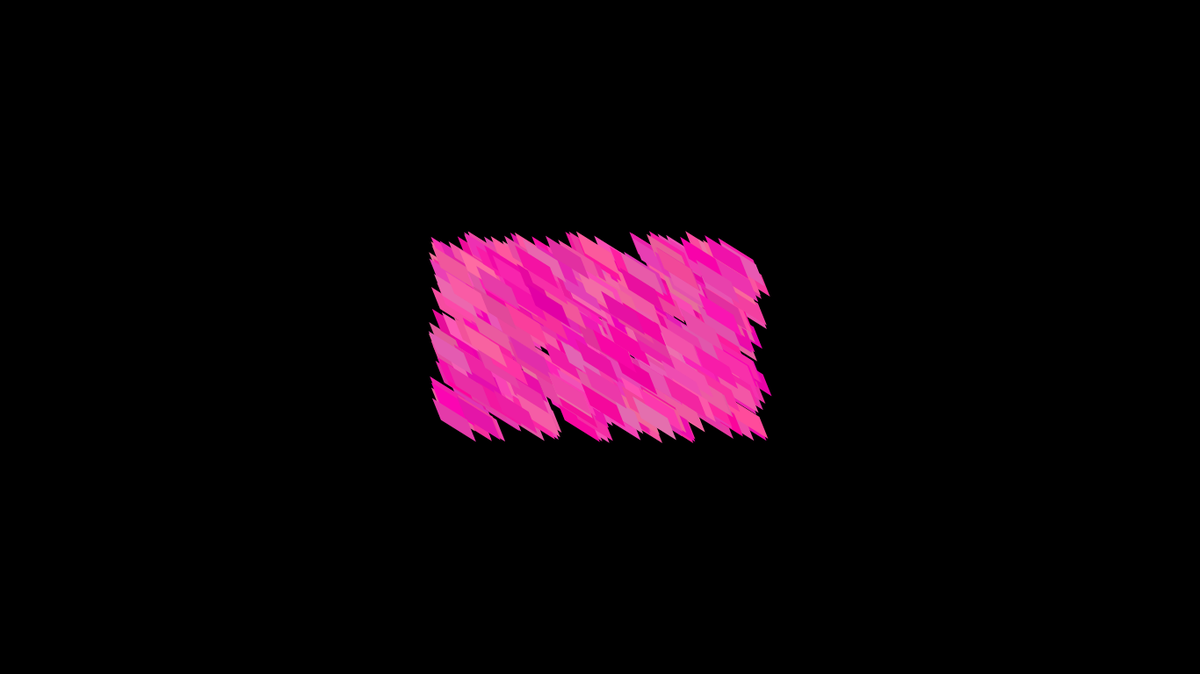
Frame 1 (no input)
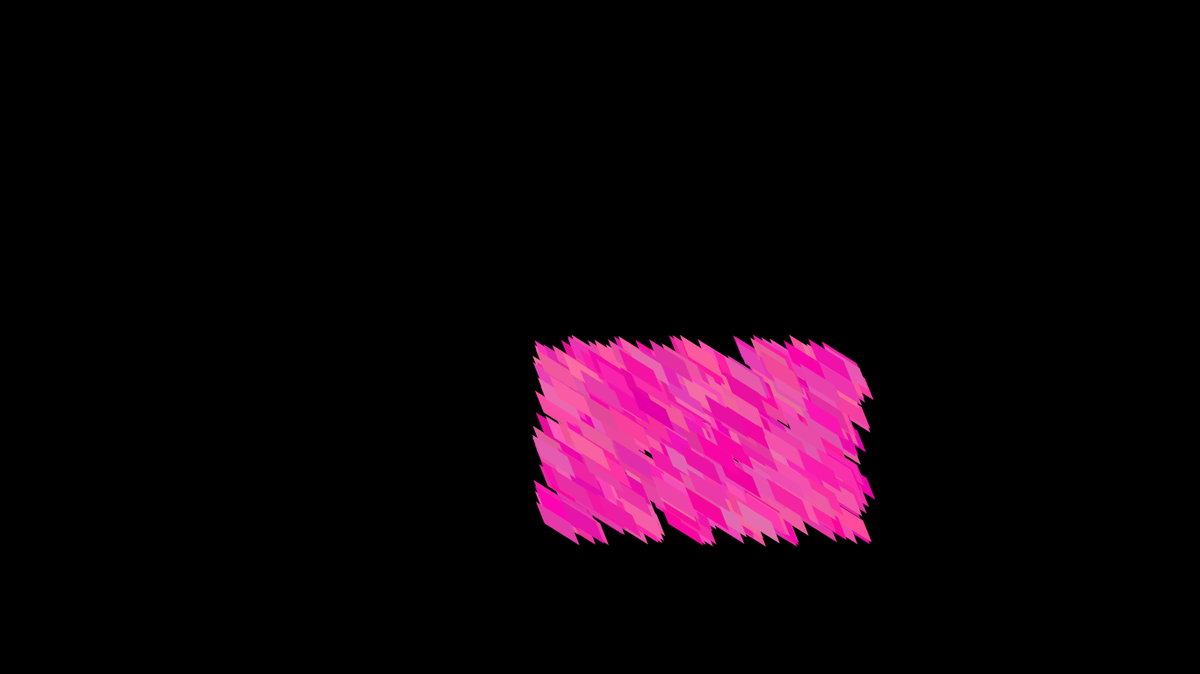
Frame 60 (no input)
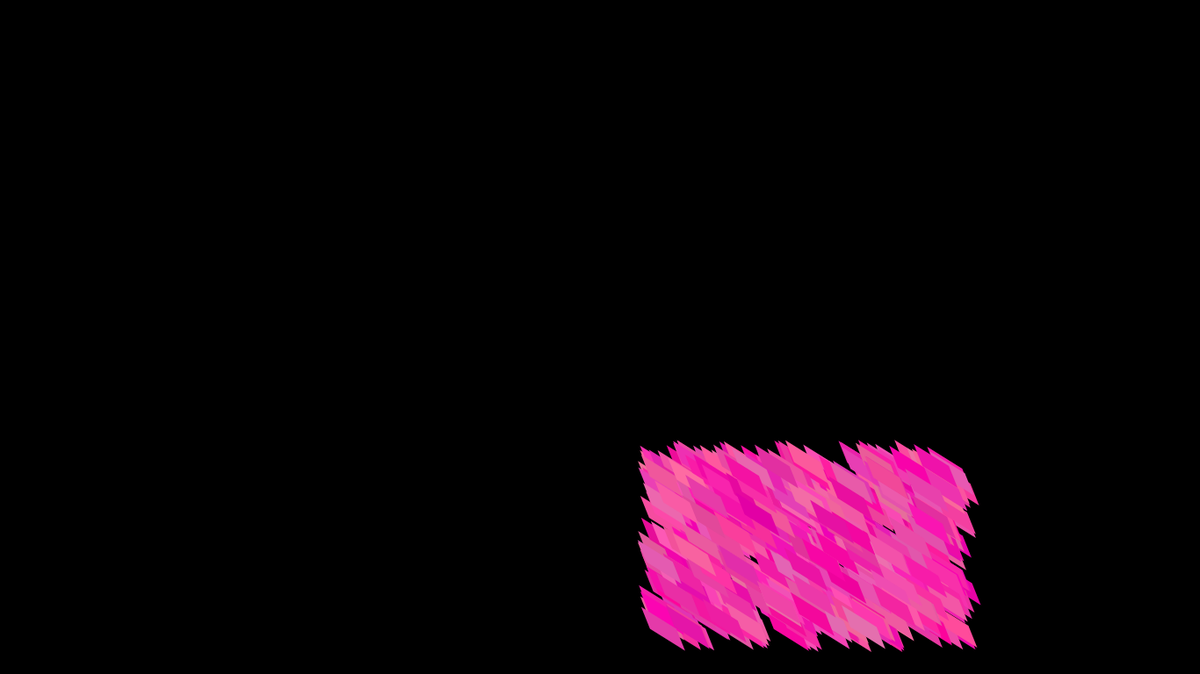
Frame 120 (the mouse pressed at the canvas centre since frame 60)

The p5.js sketch that drew these frames (run headless with seeded random() and noise() and a simulated clock; from frame 60 on, the mouse is pressed at the canvas centre):

// p5.js sketch
// ── sketch.js
var squareArray = [];

function setup() {
  createCanvas(1366, 768);

  for(var i = 0; i < 500; i++){
    squareArray.push(new Squares())
  }
}

function draw() {
  background(0, 0, 0);
  for(var i = 0; i < squareArray.length; i++){
    squareArray[i].drawSquare();
  }
}

// ── square.js
function Squares(){
  this.posX = random((3*width)/8, (5*width)/8);
  this.posY = random((3*height)/8, (5*height)/8);
  this.speedX = 2;
  this.speedY = 2;
  this.dirX = 1;
  this.dirY = 1;
  this.r = random(225,255);
  this.g = random(0, 113);
  this.b = random(153, 182);
}

Squares.prototype.drawSquare = function() {

  push();

  translate(this.posX, this.posY);
  fill(this.r, this.g, this.b);
  noStroke();
  quad(-25, -25, 15, 0, 25, 25, -15, 0);

  pop();
  this.moveSquare();
}

Squares.prototype.moveSquare = function() {
  this.posX = this.posX + (this.dirX*this.speedX);
  this.posY = this.posY + (this.dirY*this.speedY);
  if(this.posX >= width || this.posX <= 0){
    this.dirX = -1*this.dirX;
    this.speedX = random(5,25);
    if(this.posX >= width){
      this.posX = width - 1;
    }
    if(this.posX <= 0){
      this.posX = 1;
    }
  }
  if(this.posY >= height || this.posY <= 0){
    this.dirY = -1*this.dirY;
    this.speedY = random(5,10);
    if(this.posY >= height){
      this.posY = height - 1;
    }
    if(this.posY <= 0){
      this.posY = 1;
    }
  }
};
